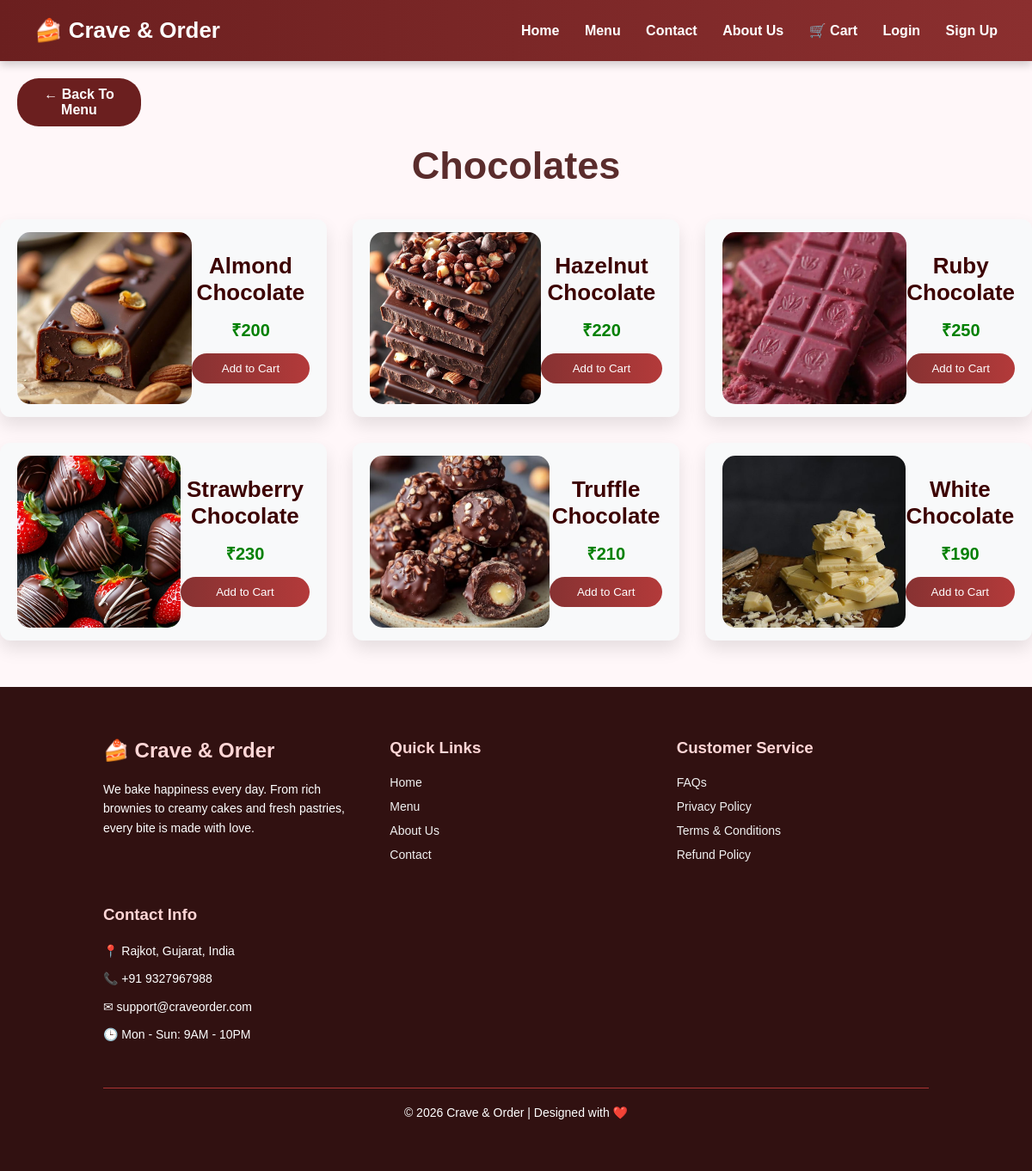
Screenshot of /chocolates.php with the database file from the repository.
### tables this page shows
CREATE TABLE IF NOT EXISTS products (
    id          INT AUTO_INCREMENT PRIMARY KEY,
    name        VARCHAR(150)        NOT NULL,
    price       DECIMAL(10,2)       NOT NULL,
    image       VARCHAR(255)        NOT NULL,
    category    VARCHAR(50)         NOT NULL,
    created_at  DATETIME            DEFAULT CURRENT_TIMESTAMP
);

### chocolates.php (called while the page is built)
<?php
$category  = "chocolate";
$pageTitle = "Chocolates";
include "category_page.php";

### category_page.php (the view, shortened to what this page needs)
<?php
require_once 'db.php';
$products = [];
try {
    if ($conn && !$conn->connect_error) {
        $stmt = $conn->prepare("SELECT * FROM products WHERE category = ? ORDER BY id");
        if ($stmt) {
            $stmt->bind_param("s", $category);
            $stmt->execute();
            $rows = $stmt->get_result()->fetch_all(MYSQLI_ASSOC);
            if (!empty($rows)) $products = $rows;
        }
    }
} catch (Exception $e) {}
?>
<!DOCTYPE html>
<html lang="en">
<head>
    <link rel="stylesheet" href="style.css">
    <link rel="stylesheet" href="https://cdnjs.cloudflare.com/ajax/libs/font-awesome/6.5.0/css/all.min.css">
</head>
<body>
<?php include 'header.php'; ?>
<main id="order">
    <a href="menu.php" class="back-btn">&#8592; Back To Menu</a>
    <section>
        <h1 class="h1"><?= htmlspecialchars($pageTitle) ?></h1><br><br>
        <div class="order-list">
            <?php if (empty($products)): ?>
                <p style="text-align:center;padding:40px;">No products found.</p>
            <?php else: foreach ($products as $p):
                $pname  = htmlspecialchars($p['name']);
                $pprice = (float)(isset($p['price']) ? $p['price'] : 0);
                $pimg   = htmlspecialchars(isset($p['image']) ? $p['image'] : '');
            ?>
                <div class="order-item">
                    <img src="<?= $pimg ?>" alt="<?= $pname ?>">
                    <div class="order-info">
                        <h3><?= $pname ?></h3>
                        <span class="price">&#8377;<?= number_format($pprice, 0) ?></span>
                        <button onclick="addToCart('<?= addslashes($pname) ?>', <?= $pprice ?>)">Add to Cart</button>
                    </div>
                </div>
            <?php endforeach; endif; ?>
        </div>
    </section><br><br><br>
</main>
<?php include 'footer.php'; ?>
</body>
</html>

### style.css (style rules this page uses)
* { margin: 0; padding: 0; box-sizing: border-box; font-family: 'Franklin Gothic Medium', Arial, sans-serif; }
body { background: #fff7f9; color: #333; }
#order { background: linear-gradient(#e8a78e96); background-size: cover; background-position: center; background-repeat: no-repeat; display: flex; flex-direction: column; background-attachment: fixed; background-repeat: no-repeat; text-align: center; padding: 0px; }
.h1 { color:#5a2c2c; font-size:45px; text-align:center; }
.order-list { display: grid; grid-template-columns: repeat(3, 1fr); gap: 30px; max-width: 1200px; margin: auto; }
.order-item { background: rgb(242, 226, 221); padding: 20px; border-radius: 20px; box-shadow: 0 10px 20px rgba(0,0,0,0.1); text-align: center; transition: 0.3s; }
.order-item img { width: 100%; height: 200px; object-fit: cover; border-radius: 15px; }
.order-info h3 { font-size: 26px; color: #3c0000; margin-bottom: 10px; }
.price { font-size: 20px; font-weight: bold; color:green; margin-bottom: 10px; display: block; }
.order-info button { background: linear-gradient(to right, #873232, #b33a3a); border: none; color: white; padding: 10px 25px; border-radius: 25px; cursor: pointer; }
.back-btn { width: 12%; display: inline-block; margin: 20px; background: #6b1f1f; color: white; padding: 10px 22px; border-radius: 25px; text-decoration: none; font-weight: 600; transition: 0.3s; align-self: start; }
.order-item { display: flex; justify-content: space-between; align-items: center; padding: 15px 20px; background: #f8f9fa; border-radius: 12px; transition: all 0.3s ease; }
.order-info { display: flex; flex-direction: column; gap: 4px; }

### rows the page displays
products: image (picture), name "Almond Chocolate", price "200"
products: image (picture), name "Hazelnut Chocolate", price "220"
products: image+name (picture), name "Ruby Chocolate", price "250"
products: image (picture), name "Strawberry Chocolate", price "230"
products: image (picture), name "Truffle Chocolate", price "210"
products: image+name (picture), name "White Chocolate", price "190"

### other values shown
$pageTitle "Chocolates"
